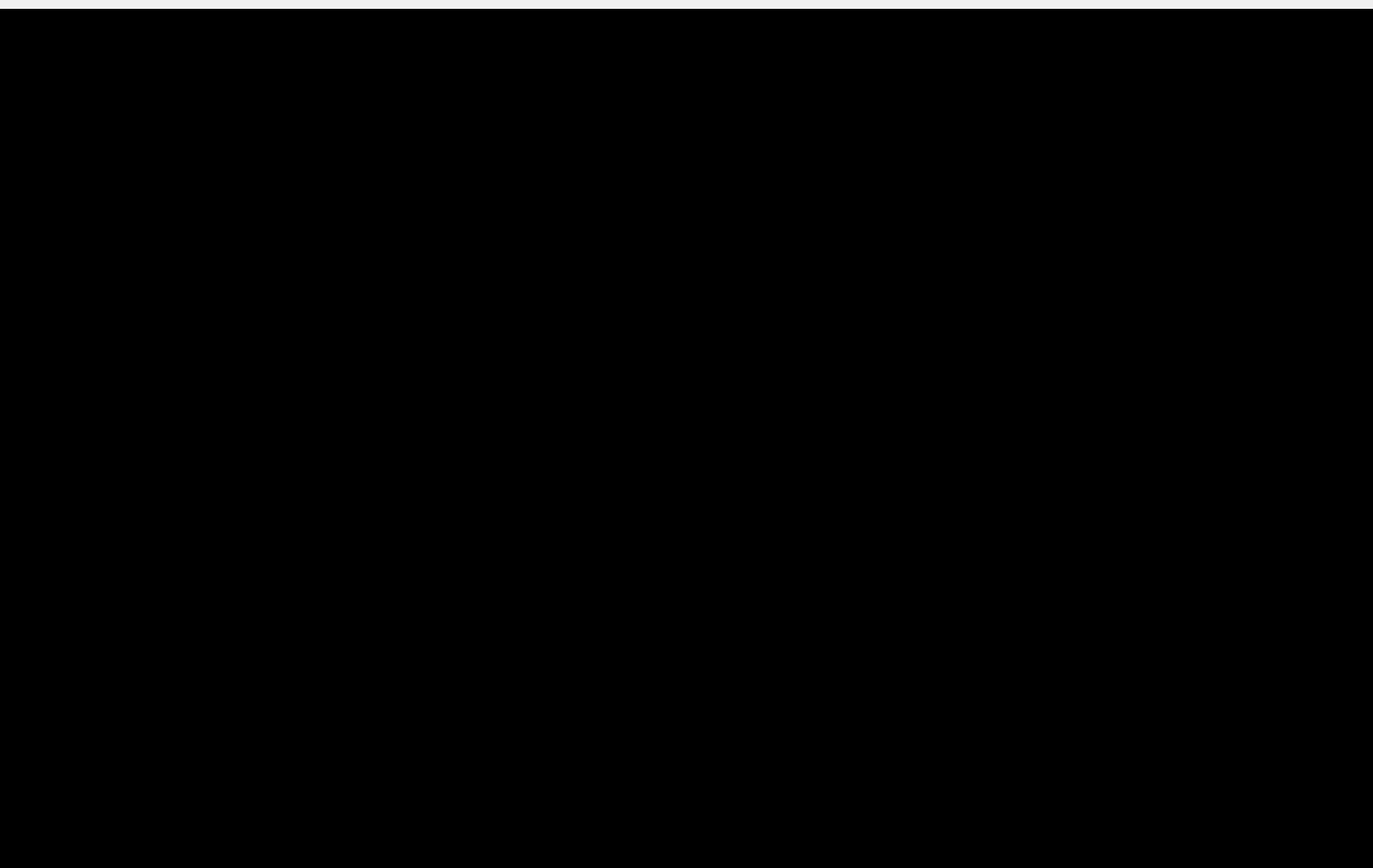
<?xml version="1.0" encoding="UTF-8"?>
<ui version="4.0">
 <class>Form</class>
 <widget class="QWidget" name="Form">
  <property name="geometry">
   <rect>
    <x>0</x>
    <y>0</y>
    <width>1556</width>
    <height>984</height>
   </rect>
  </property>
  <property name="windowTitle">
   <string>Form</string>
  </property>
  <widget class="QFrame" name="frame">
   <property name="geometry">
    <rect>
     <x>0</x>
     <y>10</y>
     <width>1761</width>
     <height>1061</height>
    </rect>
   </property>
   <property name="styleSheet">
    <string notr="true">background-color: rgb(0, 0, 0);</string>
   </property>
   <property name="frameShape">
    <enum>QFrame::StyledPanel</enum>
   </property>
   <property name="frameShadow">
    <enum>QFrame::Raised</enum>
   </property>
   <widget class="QLabel" name="label_2">
    <property name="geometry">
     <rect>
      <x>530</x>
      <y>210</y>
      <width>551</width>
      <height>431</height>
     </rect>
    </property>
    <property name="styleSheet">
     <string notr="true">background-color: Transparent;</string>
    </property>
    <property name="text">
     <string/>
    </property>
    <property name="pixmap">
     <pixmap>Samy_gui/sci-unscreen.gif</pixmap>
    </property>
    <property name="scaledContents">
     <bool>true</bool>
    </property>
   </widget>
   <widget class="QLabel" name="label">
    <property name="geometry">
     <rect>
      <x>-40</x>
      <y>0</y>
      <width>421</width>
      <height>301</height>
     </rect>
    </property>
    <property name="text">
     <string/>
    </property>
    <property name="pixmap">
     <pixmap>Samy_gui/2l.gif</pixmap>
    </property>
    <property name="scaledContents">
     <bool>true</bool>
    </property>
   </widget>
   <widget class="QLabel" name="label_3">
    <property name="geometry">
     <rect>
      <x>570</x>
      <y>610</y>
      <width>471</width>
      <height>131</height>
     </rect>
    </property>
    <property name="text">
     <string/>
    </property>
    <property name="pixmap">
     <pixmap>Samy_gui/3l.gif</pixmap>
    </property>
    <property name="scaledContents">
     <bool>true</bool>
    </property>
   </widget>
   <widget class="QLabel" name="label_4">
    <property name="geometry">
     <rect>
      <x>1200</x>
      <y>0</y>
      <width>401</width>
      <height>281</height>
     </rect>
    </property>
    <property name="text">
     <string/>
    </property>
    <property name="pixmap">
     <pixmap>Samy_gui/4lp.gif</pixmap>
    </property>
    <property name="scaledContents">
     <bool>true</bool>
    </property>
   </widget>
   <widget class="QLabel" name="label_5">
    <property name="geometry">
     <rect>
      <x>660</x>
      <y>370</y>
      <width>291</width>
      <height>111</height>
     </rect>
    </property>
    <property name="text">
     <string/>
    </property>
    <property name="pixmap">
     <pixmap>Samy_gui/Samy.gif</pixmap>
    </property>
    <property name="scaledContents">
     <bool>true</bool>
    </property>
   </widget>
   <widget class="QLabel" name="label_6">
    <property name="geometry">
     <rect>
      <x>670</x>
      <y>630</y>
      <width>261</width>
      <height>91</height>
     </rect>
    </property>
    <property name="cursor">
     <cursorShape>PointingHandCursor</cursorShape>
    </property>
    <property name="text">
     <string/>
    </property>
    <property name="pixmap">
     <pixmap>Samy_gui/Samy.png</pixmap>
    </property>
    <property name="scaledContents">
     <bool>true</bool>
    </property>
   </widget>
  </widget>
 </widget>
 <resources/>
 <connections/>
</ui>
